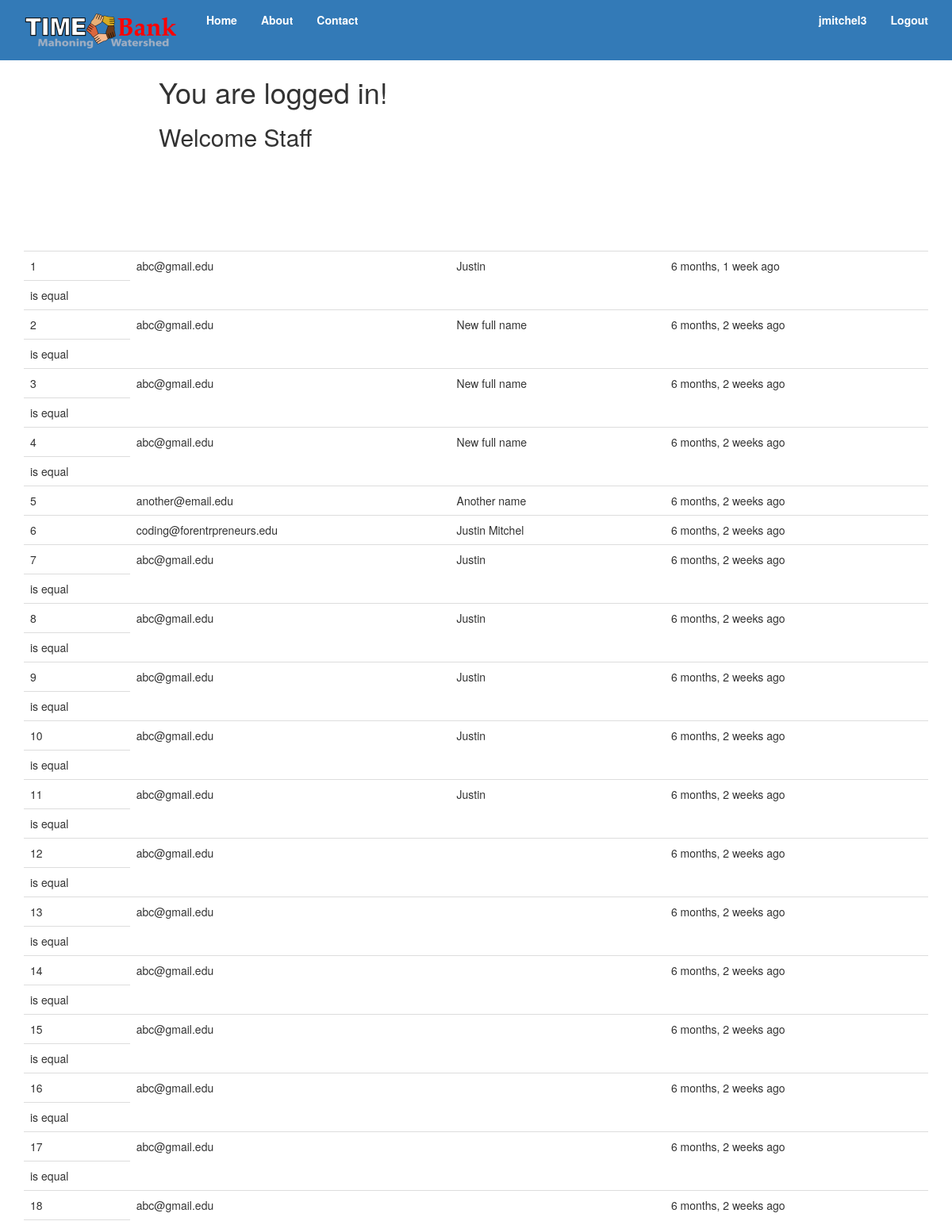
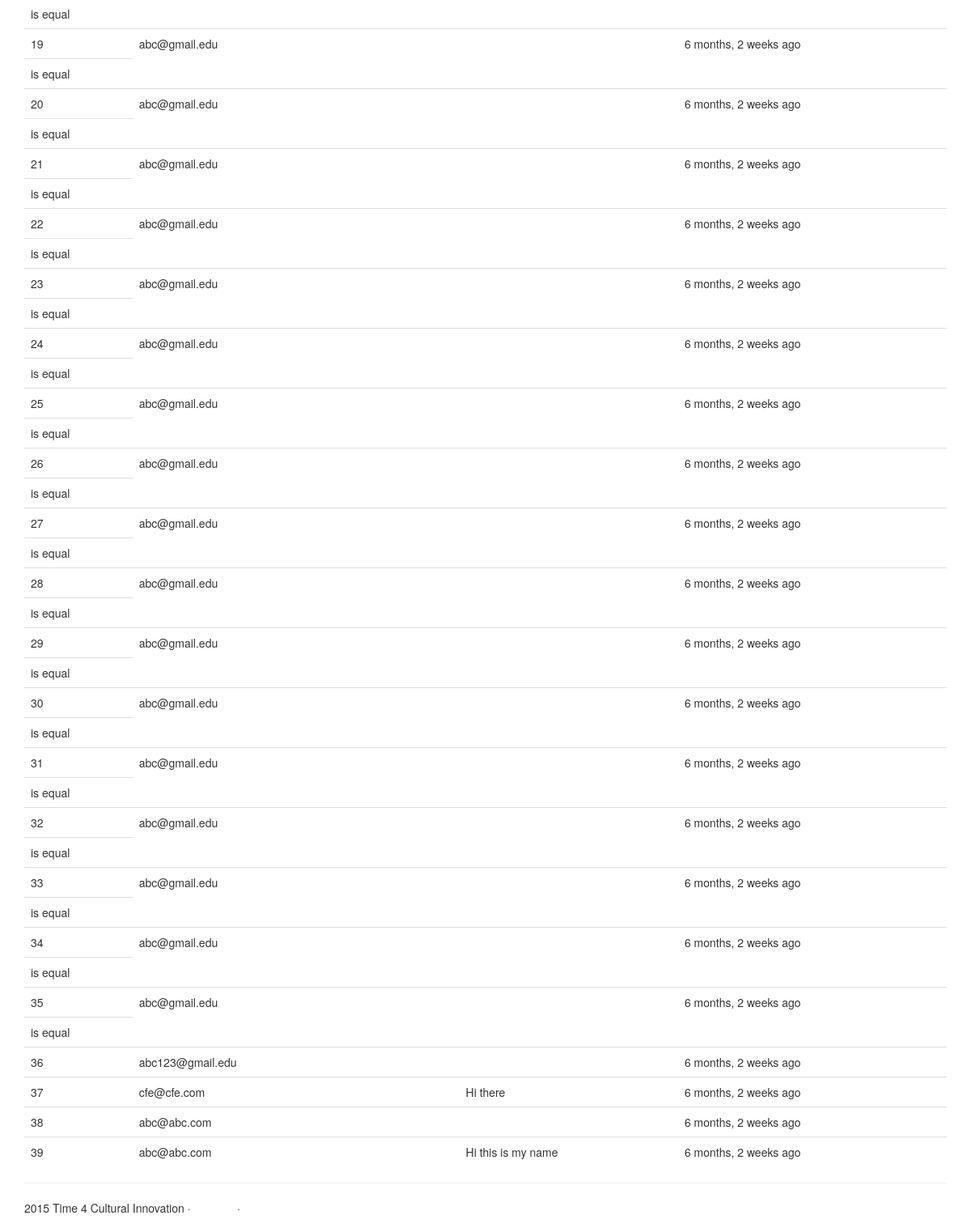
The app's page / (signed in) with its own data (2 pictures, top to bottom).
### newsletter/models.py (models this page shows, shortened)
class SignUp(models.Model):
	email = models.EmailField()
	full_name = models.CharField(max_length=120, blank=True, null=True)
	timestamp = models.DateTimeField(auto_now_add=True, auto_now=False)
	updated = models.DateTimeField(auto_now_add=False, auto_now=True)

### newsletter/views.py (the view, shortened to what this page needs)
# urls.py: url(r'^$', 'newsletter.views.home', name='home'),
def home(request):
	title = 'Sign Up Now'
	form = SignUpForm(request.POST or None)
	context = {
		"title": title,
		"form": form
	}
	if request.user.is_authenticated() and request.user.is_staff:
		queryset = SignUp.objects.all().order_by('-timestamp') #.filter(full_name__iexact="Justin")
		context = {
			"queryset": queryset
		}
	return render(request, "home.html", context)

### templates/home.html (shortened to what this page needs)
{% extends "base.html" %}
{% load crispy_forms_tags %}
{% load staticfiles %}
{% block content %}
 {% if request.user.is_authenticated %}
<h1>You are logged in!</h1>
	{% if queryset %}
	<h2>Welcome Staff</h2>
	<table class='table'>
	{% for instance in queryset %}
		<tr><td>{{ forloop.counter }}</td><td>{{ instance.email }}</td><td>{{ instance.full_name }}</td><td>{{ instance.timestamp|timesince }} ago</td></tr>
		{% if instance.email == "abc@gmail.edu" %}
		<tr><td>is equal</td></tr>
		{% endif %}
	{% endfor %}
	</table>
	{% endif %}
{% endif %}
{% endblock %}

### templates/base.html (shortened to what this page needs)
{% load staticfiles %}
<!DOCTYPE html>
<html lang="en">
  <head>
    {% include 'head_css.html' %}
  </head>
  <body>
  {% include 'navbar.html' %}
    {% if request.user.is_authenticated %}
          {% include 'sidebar.html' %}
   {% endif %}
    <div class="container">
            {% block content %}
            {% endblock %}
    {% include "footer.html" %}
    </div>
  </body>
</html>

### templates/head_css.html
{% load staticfiles %}
    <link rel="stylesheet" href="//maxcdn.bootstrapcdn.com/font-awesome/4.3.0/css/font-awesome.min.css">
    <link href="{% static 'css/bootstrap.min.css' %}" rel="stylesheet">
    <link href="{% static 'css/navbar-static-top.css' %}" rel="stylesheet">
     <link href="{% static 'css/custom.css' %}" rel="stylesheet">

### templates/navbar.html (shortened to what this page needs)
   {% load staticfiles %}
    <nav class="navbar navbar-default navbar-static-top">
      <div class="container">
        <div class="navbar-header">
          <a class="navbar-brand" href="{% url 'home' %}"><img src="{% static 'img/tbmw.png' %}" /></a>
        </div>
        <div id="navbar" class="navbar-collapse collapse">
          <ul class="nav navbar-nav">
            <li><a href="{% url 'home' %}" style="color: #FFFFFF">Home</a></li>
            <li><a href="{% url 'about' %}"  style="color: #FFFFFF">About</a></li>
            <li><a href="{% url 'contact' %}"  style="color: #FFFFFF">Contact</a></li>
          </ul>
          <ul class="nav navbar-nav navbar-right">
          {% if request.user.is_authenticated %}
            <li><a href="{% url 'auth_logout' %}"  style="color: #FFFFFF">{{ user.get_username }}</a></li>
            <li><a href="{% url 'auth_logout' %}"  style="color: #FFFFFF">Logout</a></li>
            {% else %}
            <li><a href="{% url 'registration_register' %}"  style="color: #FFFFFF">Register</a></li>
          </ul>
          {% endif %}
        </div>
      </div>
    </nav>

### templates/sidebar.html
   {% load staticfiles %}
	<div class="col-sm-3 col-md-2 sidebar">
	  <ul class="nav nav-sidebar">
	    <li class="active"><a href="#">Overview <span class="sr-only">(current)</span></a></li>
	    <li><a href="#">My Dreams</a></li>
	    <li><a href="#">Messages</a></li>
	    <li><a href="#">Options</a></li>
	    <li><a href="#">Random Stuff</a></li>
	    <li><a href="#">Owl Team ftw</a></li>
	  </ul>
	</div>

### templates/footer.html
 {% load staticfiles %}
<hr class="featurette-divider">
<footer>
	<p class="pull-right"><a href="#">Back to top</a></p>
	<p>2015 Time 4 Cultural Innovation &middot; <a href="#">Privacy</a> &middot; <a href="#">Terms</a></p>
</footer>

### templates/javascript.html (shortened to what this page needs)
{% load staticfiles %}

### static_in_pro/our_static/css/navbar-static-top.css (style rules this page uses)
body { min-height: 1000px; }
.navbar-static-top { padding-bottom: 25px; background-color: #337ab7 ; border-color: #337ab7; }
.navbar-default .navbar-brand { color: #FFF; }
a:link { color: white; font-weight: bold; text-align: center; }

### records on screen
SignUp: email "abc@gmail.edu", full_name "Justin", timestamp "6 months, 1 week", shows "is equal"
SignUp: email "abc@gmail.edu", full_name "New full name", timestamp "6 months, 2 weeks", shows "is equal"
SignUp: email "abc@gmail.edu", full_name "New full name", timestamp "6 months, 2 weeks", shows "is equal"
SignUp: email "abc@gmail.edu", full_name "New full name", timestamp "6 months, 2 weeks", shows "is equal"
SignUp: email "another@email.edu", full_name "Another name", timestamp "6 months, 2 weeks"
SignUp: email "coding@forentrpreneurs.edu", full_name "Justin Mitchel", timestamp "6 months, 2 weeks"
SignUp: email "abc@gmail.edu", full_name "Justin", timestamp "6 months, 2 weeks", shows "is equal"
SignUp: email "abc@gmail.edu", full_name "Justin", timestamp "6 months, 2 weeks", shows "is equal"
SignUp: email "abc@gmail.edu", full_name "Justin", timestamp "6 months, 2 weeks", shows "is equal"
SignUp: email "abc@gmail.edu", full_name "Justin", timestamp "6 months, 2 weeks", shows "is equal"
SignUp: email "abc@gmail.edu", full_name "Justin", timestamp "6 months, 2 weeks", shows "is equal"
SignUp: email "abc@gmail.edu", timestamp "6 months, 2 weeks", shows "is equal"
SignUp: email "abc@gmail.edu", timestamp "6 months, 2 weeks", shows "is equal"
SignUp: email "abc@gmail.edu", timestamp "6 months, 2 weeks", shows "is equal"
SignUp: email "abc@gmail.edu", timestamp "6 months, 2 weeks", shows "is equal"
SignUp: email "abc@gmail.edu", timestamp "6 months, 2 weeks", shows "is equal"
SignUp: email "abc@gmail.edu", timestamp "6 months, 2 weeks", shows "is equal"
SignUp: email "abc@gmail.edu", timestamp "6 months, 2 weeks", shows "is equal"
SignUp: email "abc@gmail.edu", timestamp "6 months, 2 weeks", shows "is equal"
SignUp: email "abc@gmail.edu", timestamp "6 months, 2 weeks", shows "is equal"
SignUp: email "abc@gmail.edu", timestamp "6 months, 2 weeks", shows "is equal"
SignUp: email "abc@gmail.edu", timestamp "6 months, 2 weeks", shows "is equal"
SignUp: email "abc@gmail.edu", timestamp "6 months, 2 weeks", shows "is equal"
SignUp: email "abc@gmail.edu", timestamp "6 months, 2 weeks", shows "is equal"
SignUp: email "abc@gmail.edu", timestamp "6 months, 2 weeks", shows "is equal"
SignUp: email "abc@gmail.edu", timestamp "6 months, 2 weeks", shows "is equal"
SignUp: email "abc@gmail.edu", timestamp "6 months, 2 weeks", shows "is equal"
SignUp: email "abc@gmail.edu", timestamp "6 months, 2 weeks", shows "is equal"
SignUp: email "abc@gmail.edu", timestamp "6 months, 2 weeks", shows "is equal"
SignUp: email "abc@gmail.edu", timestamp "6 months, 2 weeks", shows "is equal"
SignUp: email "abc@gmail.edu", timestamp "6 months, 2 weeks", shows "is equal"
SignUp: email "abc@gmail.edu", timestamp "6 months, 2 weeks", shows "is equal"
SignUp: email "abc@gmail.edu", timestamp "6 months, 2 weeks", shows "is equal"
SignUp: email "abc@gmail.edu", timestamp "6 months, 2 weeks", shows "is equal"
SignUp: email "abc@gmail.edu", timestamp "6 months, 2 weeks", shows "is equal"
SignUp: email "abc123@gmail.edu", timestamp "6 months, 2 weeks"
SignUp: email "cfe@cfe.com", full_name "Hi there", timestamp "6 months, 2 weeks"
SignUp: email "abc@abc.com", timestamp "6 months, 2 weeks"
SignUp: email "abc@abc.com", full_name "Hi this is my name", timestamp "6 months, 2 weeks"

### other values on screen
{{ user.get_username }} "jmitchel3"
